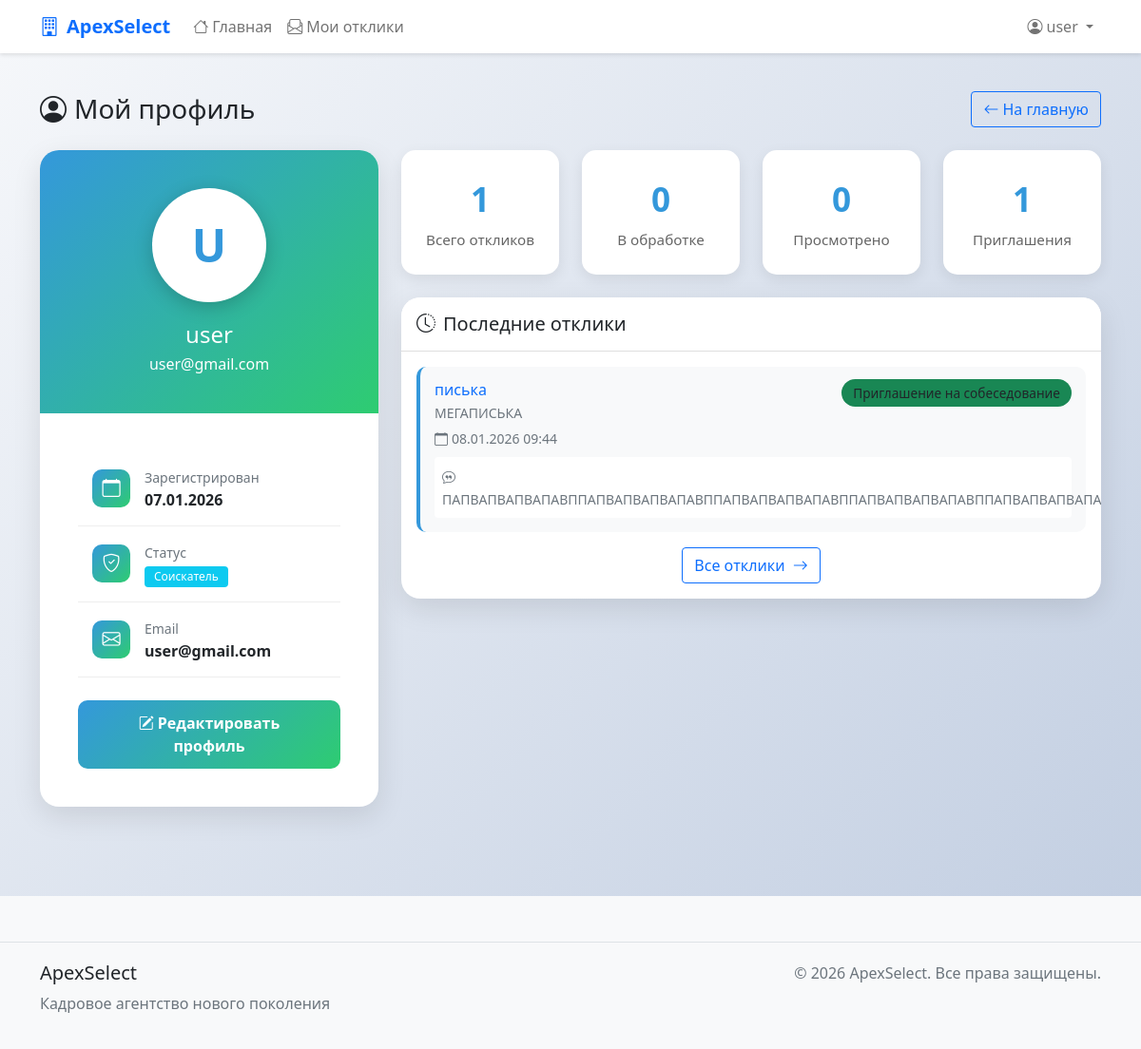
Before: /profile/ (signed in) with the older database file.
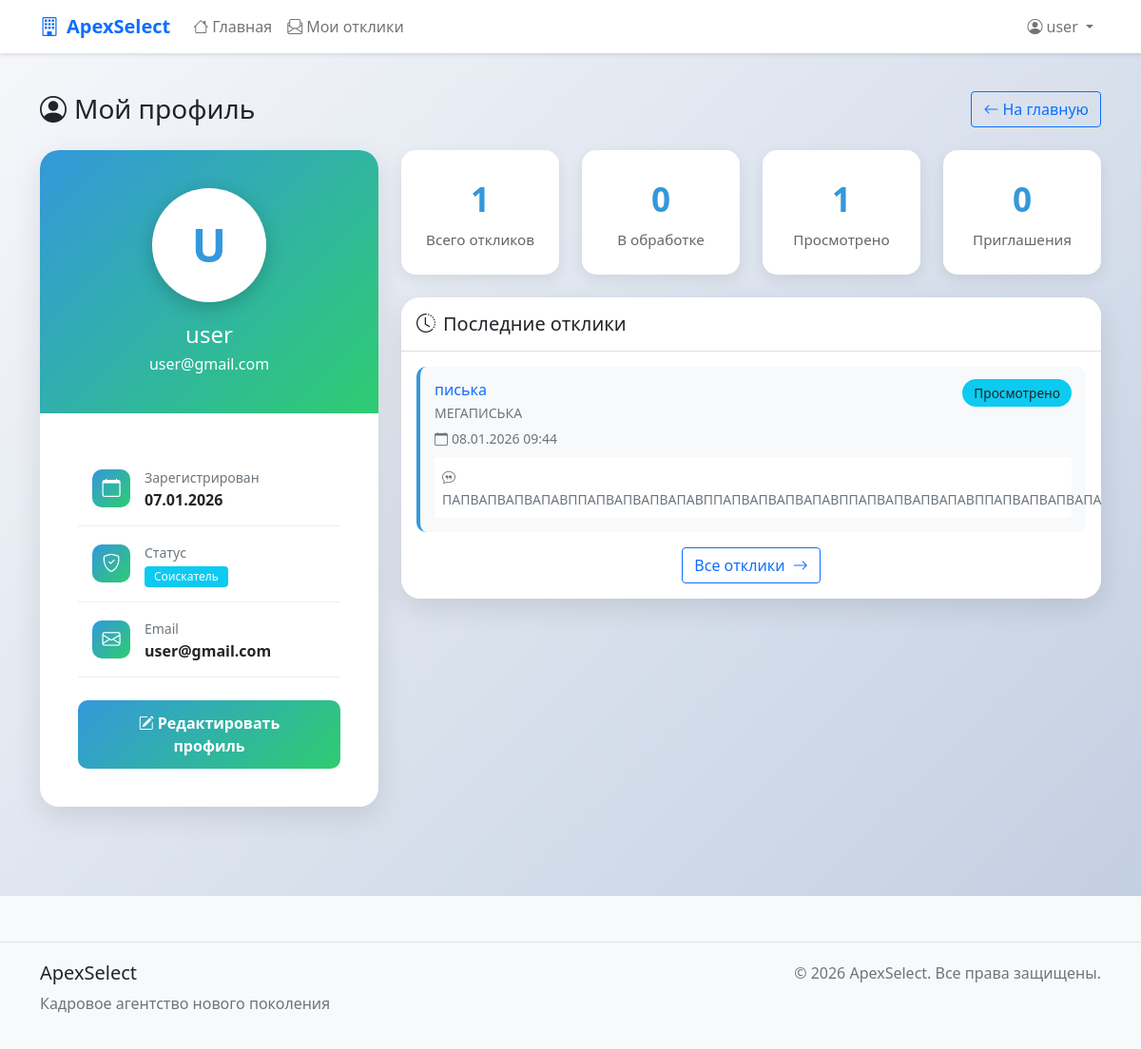
After: the same page with the newer database file.
### apexSelect/models.py (models this page shows, shortened)
class VacancyResponse(models.Model):
    STATUS_CHOICES = [
        ('pending', _('На рассмотрении')),
        ('viewed', _('Просмотрено')),
        ('invited', _('Приглашение на собеседование')),
        ('rejected', _('Отказ')),
        ('accepted', _('Принято')),
    ]
    vacancy = models.ForeignKey(
        Vacancy,
        on_delete=models.CASCADE,
        related_name='responses',
        verbose_name=_('Вакансия')
    )
    user = models.ForeignKey(
        settings.AUTH_USER_MODEL,
        on_delete=models.CASCADE,
        related_name='vacancy_responses',
        verbose_name=_('Пользователь')
    )
    cover_letter = models.TextField(
        _('Сопроводительное письмо'),
        max_length=2000,
        blank=True,
        help_text=_('Расскажите, почему вы подходите для этой вакансии')
    )
    status = models.CharField(
        _('Статус отклика'),
        max_length=20,
        choices=STATUS_CHOICES,
        default='pending'
    )
    created_at = models.DateTimeField(_('Дата отклика'), auto_now_add=True)
    updated_at = models.DateTimeField(_('Дата обновления'), auto_now=True)
    admin_notes = models.TextField(
        _('Заметки администратора'),
        blank=True,
        help_text=_('Внутренние заметки по отклику')
    )
    class Meta:
        verbose_name = _('Отклик на вакансию')
        verbose_name_plural = _('Отклики на вакансии')
        ordering = ['-created_at']
        unique_together = ['vacancy', 'user']  # Один пользователь может откликнуться на вакансию только один раз

class Vacancy(models.Model):
    STATUS_CHOICES = [
        ('draft', _('Черновик')),
        ('published', _('Опубликована')),
        ('closed', _('Закрыта')),
        ('archived', _('В архиве')),
    ]
    EMPLOYMENT_TYPE_CHOICES = [
        ('full_time', _('Полная занятость')),
        ('part_time', _('Частичная занятость')),
        ('remote', _('Удаленная работа')),
        ('freelance', _('Фриланс')),
        ('internship', _('Стажировка')),
    ]
    EXPERIENCE_CHOICES = [
        ('no_experience', _('Без опыта')),
        ('junior', _('Junior')),
        ('middle', _('Middle')),
        ('senior', _('Senior')),
        ('lead', _('Lead')),
    ]
    title = models.CharField(_('Название вакансии'), max_length=200)
    company = models.CharField(_('Компания'), max_length=200)
    location = models.CharField(_('Локация'), max_length=200, default='Москва')
    short_description = models.TextField(_('Краткое описание'), max_length=500)
    full_description = models.TextField(_('Полное описание'))
    requirements = models.TextField(_('Требования'))
    responsibilities = models.TextField(_('Обязанности'))
    benefits = models.TextField(_('Условия и бонусы'), blank=True)
    salary_min = models.IntegerField(_('Зарплата от'), null=True, blank=True)
    salary_max = models.IntegerField(_('Зарплата до'), null=True, blank=True)
    currency = models.CharField(_('Валюта'), max_length=10, default='руб.')
    employment_type = models.CharField(
        _('Тип занятости'),
        max_length=20,
        choices=EMPLOYMENT_TYPE_CHOICES,
        default='full_time'
    )
    experience = models.CharField(
        _('Требуемый опыт'),
        max_length=20,
        choices=EXPERIENCE_CHOICES,
        default='no_experience'
    )
    technologies = models.CharField(_('Технологии'), max_length=500, blank=True,
                                    help_text=_('Укажите технологии через запятую'))
    status = models.CharField(
        _('Статус'),
        max_length=20,
        choices=STATUS_CHOICES,
        default='draft'
    )
    created_by = models.ForeignKey(
        settings.AUTH_USER_MODEL,  # Это ссылка на CustomUser из настроек
        on_delete=models.SET_NULL,
        null=True,
        blank=True,
        related_name='vacancies',
        verbose_name=_('Создатель')
    )
    published_at = models.DateTimeField(_('Дата публикации'), null=True, blank=True)
    expires_at = models.DateTimeField(_('Действует до'), null=True, blank=True)
    created_at = models.DateTimeField(_('Дата создания'), auto_now_add=True)
    updated_at = models.DateTimeField(_('Дата обновления'), auto_now=True)
    is_featured = models.BooleanField(_('Рекомендуемая'), default=False)
    is_remote = models.BooleanField(_('Удаленная работа'), default=False)
    is_relocation = models.BooleanField(_('Релокация'), default=False)
    is_active = models.BooleanField(_('Активна'), default=True)
    response_count = models.IntegerField(_('Количество откликов'), default=0)
    class Meta:
        verbose_name = _('Вакансия')
        verbose_name_plural = _('Вакансии')
        ordering = ['-created_at']

### apexSelect/views.py (the view)
# urls.py: path('profile/', views.my_profile_view, name='my_profile'),
@login_required
def my_profile_view(request):
    user = request.user
    my_responses = VacancyResponse.objects.filter(user=user)
    responses_count = my_responses.count()
    pending_count = my_responses.filter(status='pending').count()
    viewed_count = my_responses.filter(status='viewed').count()
    invited_count = my_responses.filter(status='invited').count()
    recent_responses = my_responses.select_related('vacancy').order_by('-created_at')[:5]
    context = {
        'profile_user': user,
        'responses_count': responses_count,
        'pending_count': pending_count,
        'viewed_count': viewed_count,
        'invited_count': invited_count,
        'recent_responses': recent_responses,
    }
    return render(request, 'profile/my_profile.html', context)

### apexSelect/models.py (called while the page is built)
    def get_full_name(self):
        return f"{self.first_name} {self.last_name}".strip()

    def get_status_color(self):
        colors = {
            'pending': 'secondary',
            'viewed': 'info',
            'invited': 'success',
            'rejected': 'danger',
            'accepted': 'success',
        }
        return colors.get(self.status, 'secondary')

### apexSelect/templates/profile/my_profile.html (shortened to what the changed rows need)
{% extends 'base.html' %}
{% load static %}
{% block content %}
<div class="profile-container">
    <div class="container">
        <div class="row mb-4">
            <div class="col-12">
                <div class="d-flex justify-content-between align-items-center">
                    <h1 class="h3 mb-0">
                        <i class="bi bi-person-circle me-2"></i>Мой профиль
                    </h1>
                </div>
            </div>
        </div>
        <div class="row">
            <div class="col-md-4 mb-4">
                <div class="profile-card">
                    <div class="profile-header">
                        <h2 class="h4 mb-1">{{ user.get_full_name|default:user.username }}</h2>
                    </div>
                </div>
            </div>
            <div class="col-md-8">
                <div class="row mb-4">
                    <div class="col-md-3">
                        <div class="stat-card">
                            <div class="stat-number">{{ viewed_count }}</div>
                            <div class="stat-label">Просмотрено</div>
                        </div>
                    </div>
                    <div class="col-md-3">
                        <div class="stat-card">
                            <div class="stat-number">{{ invited_count }}</div>
                            <div class="stat-label">Приглашения</div>
                        </div>
                    </div>
                </div>
                <div class="profile-card">
                    <div class="card-body">
                        {% if recent_responses %}
                            {% for response in recent_responses %}
                            <div class="response-item">
                                <div class="d-flex justify-content-between align-items-start">
                                    <div>
                                        <h6 class="mb-1">
                                            <a href="{% url 'vacancy_detail' response.vacancy.id %}" class="text-decoration-none">
                                                {{ response.vacancy.title }}
                                            </a>
                                        </h6>
                                        <p class="text-muted small mb-1">{{ response.vacancy.company }}</p>
                                        <small class="text-muted">
                                            <i class="bi bi-calendar me-1"></i>{{ response.created_at|date:"d.m.Y H:i" }}
                                        </small>
                                    </div>
                                    <div>
                                        <span class="status-badge bg-{{ response.get_status_color }}">
                                            {{ response.get_status_display }}
                                        </span>
                                    </div>
                                </div>
                                {% if response.cover_letter %}
                                <div class="mt-2 p-2 bg-white rounded">
                                    <small class="text-muted">
                                        <i class="bi bi-chat-quote me-1"></i>{{ response.cover_letter|truncatechars:100 }}
                                    </small>
                                </div>
                                {% endif %}
                            </div>
                            {% endfor %}
                        {% endif %}
                    </div>
                </div>
            </div>
        </div>
    </div>
</div>
{% endblock %}

Changed rows visible on the page:
changed VacancyResponse "писька": status "Приглашение на собеседование" → "Просмотрено"
Other visible differences:
{{ viewed_count }}: "0" → "1"
{{ invited_count }}: "1" → "0"
